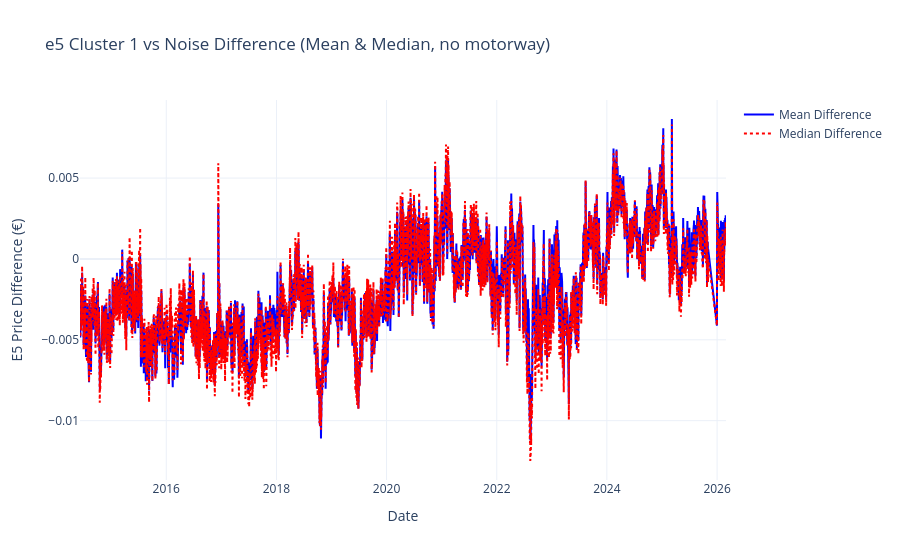

Notebook cell for this chart:
### Markdown cell above
For **easier visual understanding** we will now only plot the **difference** between the clustered und unclustered data. 
**Positive** numbers indicate a **higher price from the clustered data**, for example: 0.30 ==> The clustered Stations costs 30 cents more. Negative Numbers on the other hand indicate that clustered stations are cheaper, than the unclustered.

### Code cell
parquet_dir = Path(OUTPUT_PRICES) / "station_daily_mean_and_median_by_month"
parquet_files = sorted(glob.glob(str(parquet_dir / "**" / "*.parquet"), recursive=True))

fig_diff, diff_df1 = plot_cluster_difference(
    parquet_files,
    OUTPUT_ROOT + f"\\stations_clusters_eps{eps1}_min_samples{min_samples1}.csv",
    fuel = FUEL_TYPE,
    motorway_df=motorway_stations,
    title=FUEL_TYPE + " Cluster 1 vs Noise Difference (Mean & Median, no motorway)"
)
fig_diff.show()

diff_df1.to_csv(OUTPUT_ROOT + f"\\cluster_1_diff_{FUEL_TYPE}.csv", index=False)

fig_diff, diff_df2 = plot_cluster_difference(
    parquet_files,
    OUTPUT_ROOT + f"\\stations_clusters_eps{eps2}_min_samples{min_samples2}.csv",
    fuel = FUEL_TYPE,
    motorway_df=motorway_stations,
    title = FUEL_TYPE + " Cluster 2 vs Noise Difference (Mean & Median, no motorway)"
)
fig_diff.show()

diff_df2.to_csv(OUTPUT_ROOT + f"\\cluster_2_diff_{FUEL_TYPE}.csv", index=False)

### Figure 1 — Plotly figure (JSON) as saved in the notebook; plotly's stock layout.template omitted (floating-point values rounded to 4 significant figures; data arrays with more than 128 entries replaced by an {"elided": "..."} marker saying what was removed)
{"data": [{"line": {"color": "blue"}, "mode": "lines", "name": "Mean Difference", "type": "scatter", "x": {"elided": "4220 str values"}, "y": {"elided": "4220 float values"}}, {"line": {"color": "red", "dash": "dot"}, "mode": "lines", "name": "Median Difference", "type": "scatter", "x": {"elided": "4220 str values"}, "y": {"elided": "4220 float values"}}], "layout": {"hovermode": "x unified", "title": {"text": "e5 Cluster 1 vs Noise Difference (Mean & Median, no motorway)"}, "xaxis": {"title": {"text": "Date"}}, "yaxis": {"title": {"text": "E5 Price Difference (€)"}}}}
